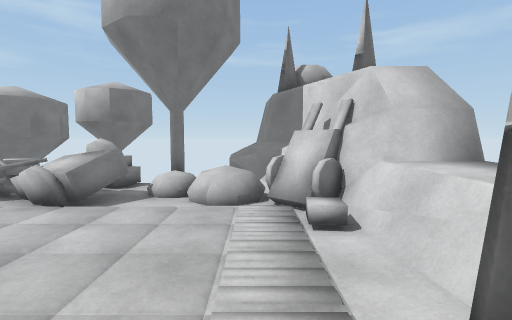
view 1 (above)

16 first-person views from a walk through a 3-D level made in the Unity game engine. The camera is 1.4 m above the floor, tilts 4° down and sees 85° across. The floor is counted in squares, 1 m on a side. Each view is taken from the middle of a square. On the plan, view 1 faces up. The plan holds only what a view shows up to about 14 squares ahead; the rest is blank. The place goes on beyond the plan.

view 2
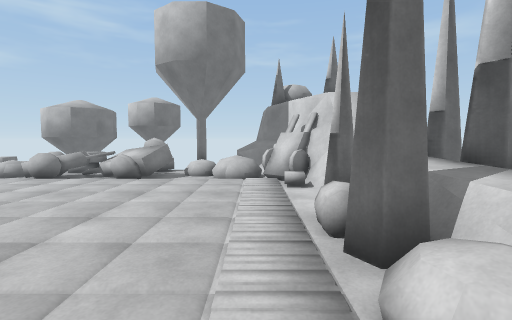

view 3
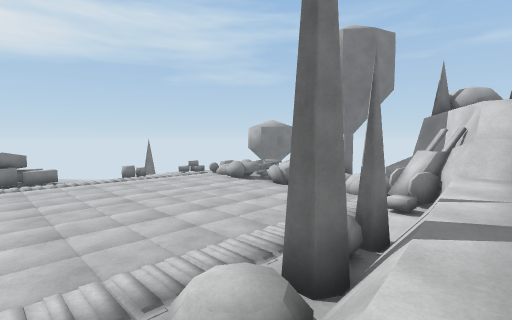

view 4
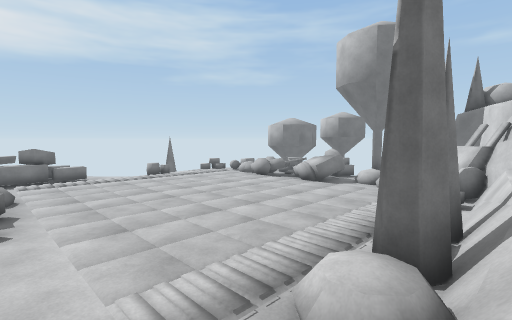

view 5
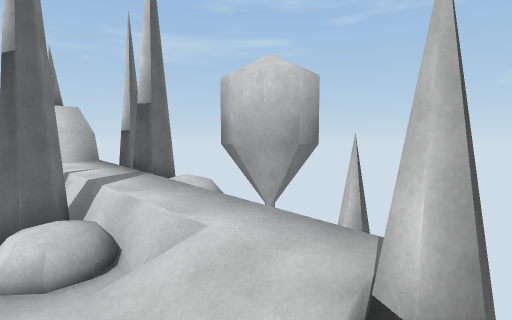

view 6
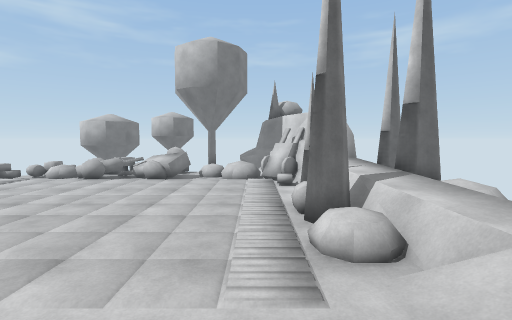

view 7
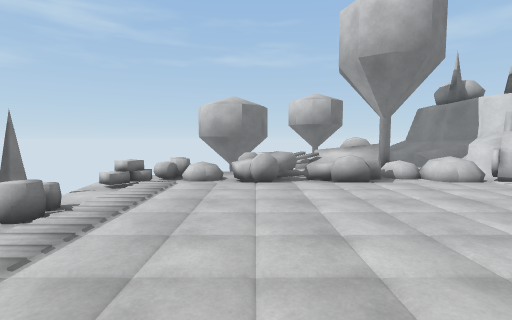

view 8
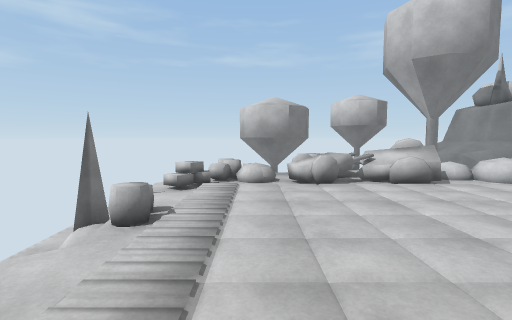

view 9
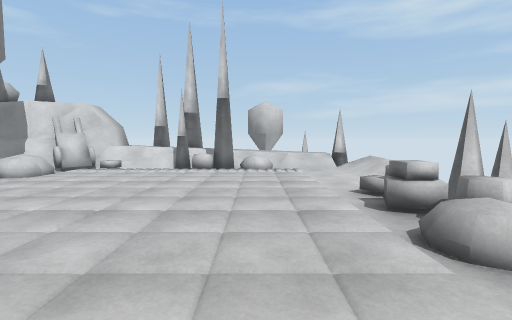

view 10
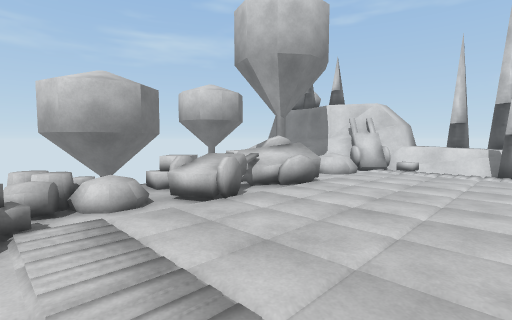

view 11
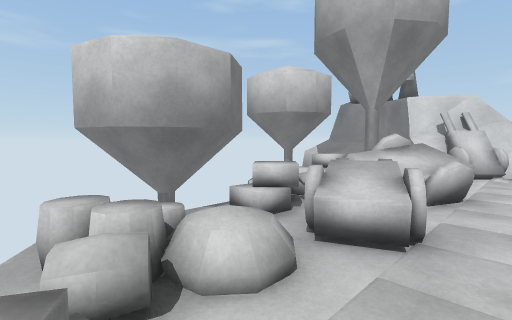

view 12
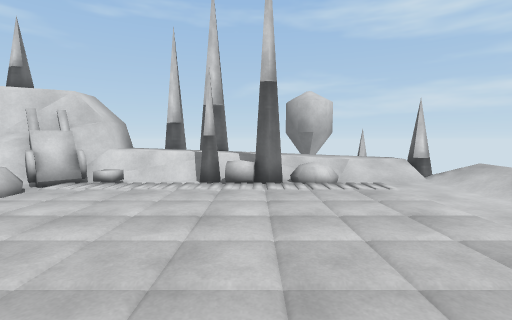

view 13
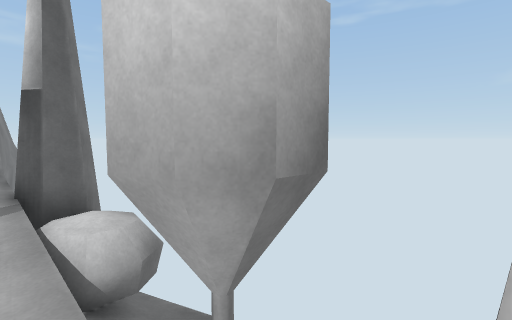

view 14
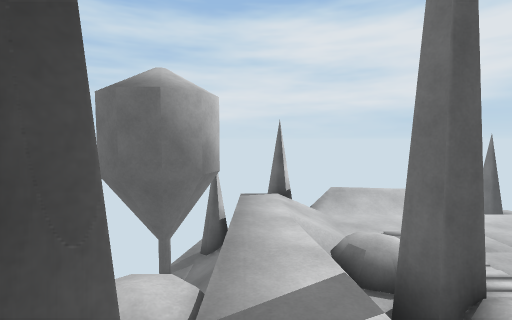

view 15
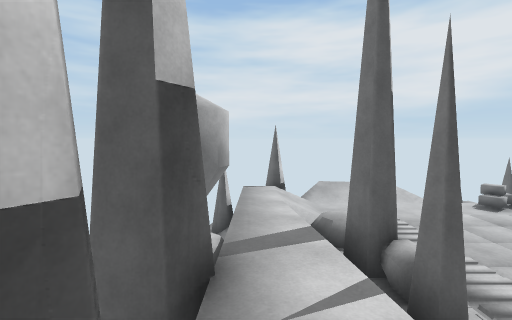

view 16
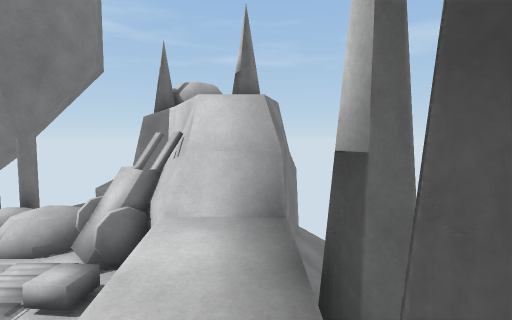

### Floor plan
Key: @ floor where view 1 was taken; # wall or solid block; x gap in a wall; . main floor; : floor 0.5 m higher than the main floor; + floor 0.75 m higher than the main floor; - floor 0.75 m lower than the main floor; * floor 1 m higher than the main floor; / step, stairs or slope; = window, fence, low wall or low ledge; ^ raised ledge; v drop or lower ground; O other object.
Columns run from 15 left of view 1 to 7 right of it. Each row starts with its distance up from view 1.
 10     v###  #=  ^^    #v
  9    v.###====##.^##  #v
  8    .^^.===^#^^^=^# ##v
  7   .=/^^^^^^^..^^####vv
  6   =#/..^..=^....=###v
  5 v ..............O=**v
  4 v#v............./=**xv
  3 vv-#............/=**v
  2   v^............//++#x
  1   v.............=v++:v
  0   .............@##/++vv
 -1   =............./x/+vvv
 -2  #^.............=^/+###
 -3  ^#............./=/+##
 -4 ^#^./..........////:vv
 -5       ^^x=O......//:vv
 -6        vvvvv.....//v v
 -7         vv   ////vxv
 -8          vx

Positions as (right, up) in squares from view 1, and headings:
1: (0, 0), facing up
2: (0, -4), facing up
3: (4, -4), facing up-left
4: (3, -5), facing up-left
5: (1, -7), facing up-right
6: (0, -7), facing up
7: (-8, -3), facing up
8: (-10, -3), facing up
9: (-12, -2), facing right
10: (-12, 1), facing up-right
11: (-12, 5), facing up-right
12: (-8, 0), facing right
13: (4, -5), facing up-right
14: (4, 3), facing down
15: (4, 5), facing down
16: (4, 1), facing up
